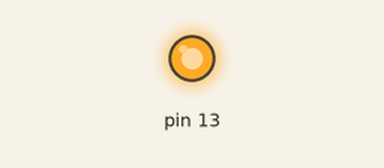
This sketch was run on a simulated Arduino Uno, built with avr-gcc and run on an emulated ATmega328P. Parts: output pins drawn as LEDs (lit = HIGH).

Above: at 0.2 s.
At 24.0 s:
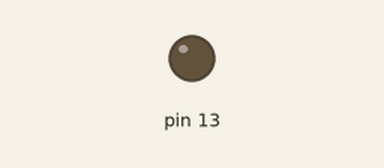
Timing chart, 0 to 32.5 s (numbered marks = the images above):
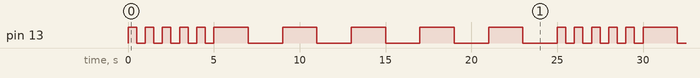

Measured:
- by itself, pin 13: repeats every 25.0 s: 4 × (LOW 0.50 s, HIGH 0.50 s), LOW 0.50 s, 5 × (HIGH 2.0 s, LOW 2.0 s), HIGH 0.50 s
- by itself, everything shown: repeats every 25.0 s, in 20 steps

The sketch:

Blink_AltFastSlow.ino
```cpp
void setup() {
  // initialize digital pin LED_BUILTIN as an output.
  pinMode(13, OUTPUT);
}

// the loop function runs over and over again forever
void loop() {
  //fast blinks
  //first blink
  digitalWrite(13, HIGH);   // turn the LED on (HIGH is the voltage level)
  delay(500);                       // wait for a second
  digitalWrite(13, LOW);    // turn the LED off by making the voltage LOW
  delay(500);                       // wait for a second
  //second blink
  digitalWrite(13, HIGH);
  delay(500);
  digitalWrite(13, LOW);
  delay(500);
  //third blink
  digitalWrite(13, HIGH);
  delay(500);
  digitalWrite(13, LOW);
  delay(500);
  //forth blink
  digitalWrite(13, HIGH);
  delay(500);
  digitalWrite(13, LOW);
  delay(500);
  //fifth blink
  digitalWrite(13, HIGH);
  delay(500);
  digitalWrite(13, LOW);
  delay(500);
  //slow blinks
  //first blink
  digitalWrite(13, HIGH);
  delay(2000);
  digitalWrite(13, LOW);
  delay(2000);
  //second blink
  digitalWrite(13, HIGH);
  delay(2000);
  digitalWrite(13, LOW);
  delay(2000);
  //third blink
  digitalWrite(13, HIGH);
  delay(2000);
  digitalWrite(13, LOW);
  delay(2000);
  //forth blink
  digitalWrite(13, HIGH);
  delay(2000);
  digitalWrite(13, LOW);
  delay(2000);
  //fifth blink
  digitalWrite(13, HIGH);
  delay(2000);
  digitalWrite(13, LOW);
  delay(2000);
}
```

Fibonacci.c
```cpp
#include <stdio.h>

int main(void) {
  int x = 0;
  int y = 1;
  int n;
  int c = 2;
  printf("%i", x);
  printf("%i", y);
  while (c <= 6){
    n = x + y;
    x = y;
    y = n;
    printf("%i", y);
    c += 1;
  }
}
```
